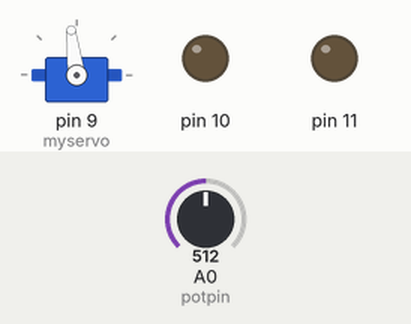
This sketch was run on a simulated Arduino Uno, built with avr-gcc and run on an emulated ATmega328P. Parts: servo, output pins drawn as LEDs (lit = HIGH). The inputs (shaded band) are chosen by the test bench; at power-on: A0 (potpin) = 512.

Above: at 1.2 s.
1.3 s: A0 (potpin) set to 716
At 2.3 s:
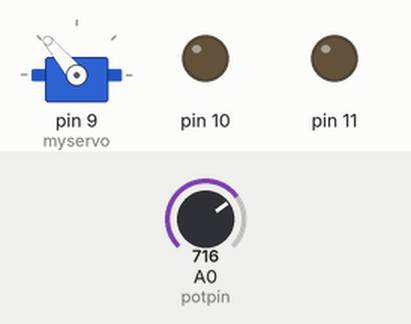
2.8 s: A0 (potpin) set to 900
At 3.7 s:
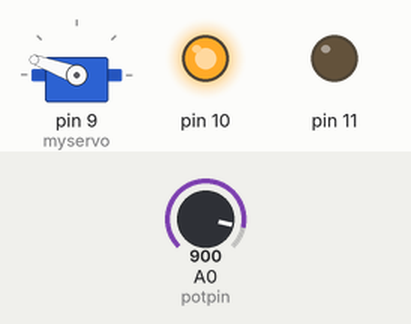
4.3 s: A0 (potpin) set to 1023
At 4.6 s:
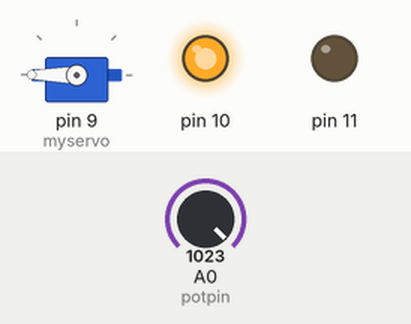
5.8 s: A0 (potpin) set to 511
At 7.0 s:
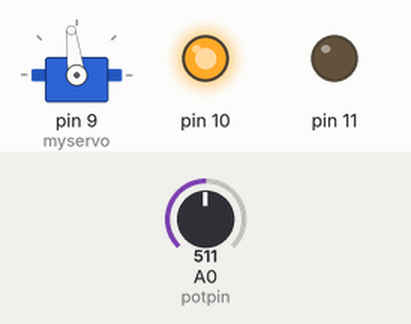
7.3 s: A0 (potpin) set to 306
At 8.1 s:
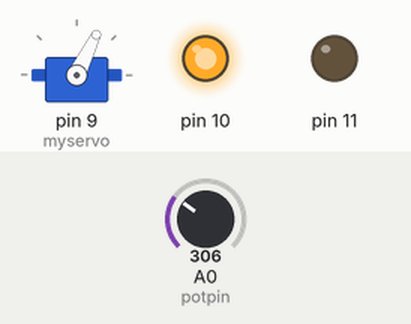
Timing chart, 0 to 9.8 s (numbered marks = the images above; inputs shaded):
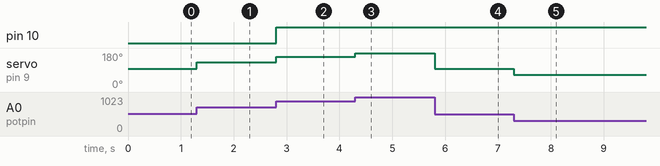

Measured:
- after the input at 1.3 s, servo on pin 9 (myservo): 97° → 130° at once
- after the input at 2.8 s, pin 10: LOW → HIGH at once; servo on pin 9 (myservo): 130° → 160° at once
- after the input at 4.3 s, servo on pin 9 (myservo): 160° → 180° at once
- after the input at 5.8 s, servo on pin 9 (myservo): 180° → 97° at once
- after the input at 7.3 s, servo on pin 9 (myservo): 97° → 64° at once

The sketch:

Knob-K.ino
```cpp
#include <Servo.h>

Servo myservo;  // create servo object to control a servo

int potpin = 0;  // analog pin used to connect the potentiometer
int val;    // variable to read the value from the analog pin

void setup() {
  myservo.attach(9);  // attaches the servo on pin 9 to the servo object
  pinMode(11, OUTPUT);
  //LED-Red
  pinMode(10, OUTPUT);
  //LED-Green
}

void loop() {
  val = analogRead(potpin);
  // Potentiometer 0-1023
  val = map(val, 0, 1023, 15, 180);     // scale it to use it with the servo (value between 0 and 180)
  myservo.write(val);                  // sets the servo position according to the scaled value
  delay(5);
  if(val <= 20){
    digitalWrite(10, LOW);
    //LED-G-off
    digitalWrite(11, HIGH);
    //LED-R-on
  }
  if(val>= 160){
    digitalWrite(11, LOW);
    //Vice Versa
    digitalWrite(10, HIGH);
    //Vice Versa
  }
}
```
